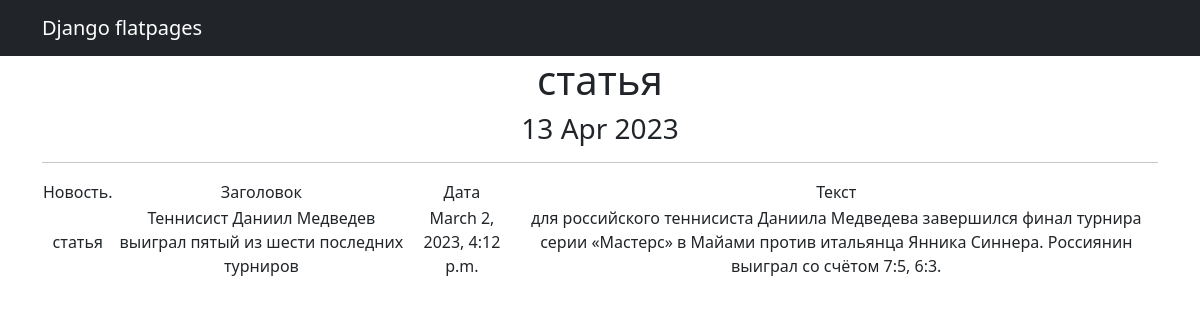
The page /news/2 on the database its author committed.
### news/models.py (models this page shows, shortened)
class Post(models.Model):
    author = models.ForeignKey(Author, on_delete=models.CASCADE)
    content_type = models.CharField(max_length=256, choices=ContentType.choices)
    data = models.DateTimeField(auto_now_add=True)
    content_header = models.CharField(max_length=256)
    content_text = models.CharField(max_length=5000)
    content_rating = models.IntegerField(default=0)
    category = models.ManyToManyField(Category)
    def __str__(self):
        return f' {self.content_type} '

### news/views.py (the view)
# urls.py: path('<int:pk>', PostDetail.as_view(), name='post_detail'),
class PostDetail(DetailView):
    model = Post
    template_name = 'post_details.html'
    context_object_name = 'posts'
    def get_context_data(self, **kwargs):
        context = super().get_context_data(**kwargs)
        context['time_now'] = datetime.utcnow()
        return context

### templates/post_details.html (shortened to what this page needs)
{% extends 'flatpages/default.html' %}
{% block content %}
<h1>{{ posts}}</h1>
    <h3>{{ time_now|date:'d M Y' }}</h3>
    <hr>
       <table>
           <tr>
               <td>Новость.</td>
               <td>Заголовок</td>
               <td>Дата</td>
               <td>Текст</td>
           </tr>
           <tr>
               <td>{{ posts.content_type }}</td>
               <td>{{ posts.content_header }}</td>
               <td>{{ posts.data }}</td>
               <td>{{ posts.content_text}}</td>
           </tr>
       </table>
{% endblock content %}

### rows shown on the page
Post: content_type "статья", content_header "Теннисист Даниил Медведев выиграл пятый из шести последних турниров", data "March 2, 2023, 4:12 p.m.", content_text "для российского теннисиста Даниила Медведева завершился финал турнира серии «Мастерс» в Майами против итальянца Янника Синнера. Россиянин выиграл со счётом 7:5, 6:3."

### other values the page prints
{{ time_now|date:'d M Y' }} "13 Apr 2023"
